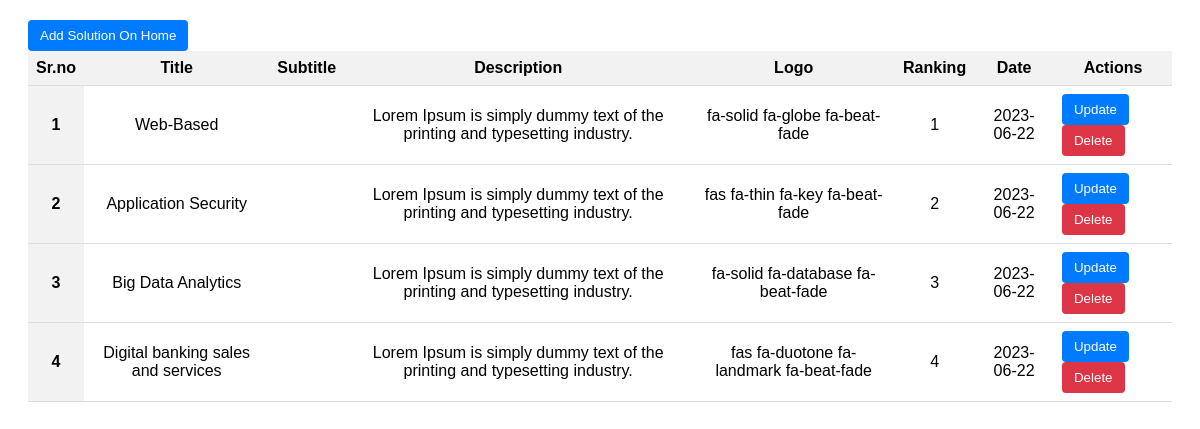
Page /admin_dashboard/solution_home_display.php on the committed database.
### tables this page shows
CREATE TABLE `solution_home` (
  `id` int(11) NOT NULL,
  `title` varchar(255) DEFAULT NULL,
  `subtitle` varchar(255) DEFAULT NULL,
  `description` text DEFAULT NULL,
  `logo` varchar(255) DEFAULT NULL,
  `ranking` int(11) DEFAULT NULL,
  `date` date DEFAULT NULL
);

### admin_dashboard/solution_home_display.php (the view, shortened to what this page needs)
<?php
include "connect.php";
?>
<!DOCTYPE html>
<html lang="en">
<head>
</head>
<body>
    <div class ="container">
    <button class="btn btn-primary my-5"><a href="solution_home.php" class="text-light">Add Solution On Home</a>
        </button>
<table class="table">
  <thead>
    <tr>
      <th scope="col">Sr.no</th>
      <th scope="col">Title</th>
      <th scope="col">Subtitle</th>
      <th scope="col">Description</th>
      <th scope="col">Logo</th>
      <th scope="col">Ranking</th>
      <th scope="col">Date</th>
      <th scope="col">Actions</th>
    </tr>
  </thead>
  <tbody>
<?php
$sql = "SELECT * FROM solution_home";
$result = mysqli_query($conn, $sql);
if ($result) {
    while ($row = mysqli_fetch_assoc($result)) {
        $id = $row['id'];
        $title = $row['title'];
        $subtitle = $row['subtitle'];
        $description= $row['description'];
        $logo = $row['logo'];
        $ranking = $row['ranking'];
        $date = $row['date'];
        echo '<tr>
            <th scope="row">'.$id.'</th>
            <td>'.$title.'</td>
            <td>'.$subtitle.'</td>
            <td>'.$description.'</td>
            <td>'.$logo.'</td>
            <td>'.$ranking.'</td>
            <td>'.$date.'</td>
            <td>
    <button class="btn btn-primary"><a href="solution_home_up.php?updateid='.$id.'" class="text-light">Update</a></button>
    <button class="btn btn-danger"><a href="solution_home_del.php?deleteid='.$id.'"class="text-light">Delete</a></button>
</td>
</tr>';
    }
}
?>
 </tbody>
</table>
</div>
</body>
</html>

### admin_dashboard/solution_home_display.php (style rules this page uses)
body { font-family: Arial, sans-serif; }
.container { margin: 20px; text-align: center; }
.btn { padding: 8px 12px; border: none; border-radius: 4px; cursor: pointer; text-decoration: none; color: white; float: left; }
.btn-primary { background-color: #007bff; }
.btn-danger { background-color: #dc3545; }
.table { width: 100%; border-collapse: collapse; margin-top: 20px; }
.table th, .table td { padding: 8px; border-bottom: 1px solid #ddd; }
.table th { background-color: #f2f2f2; font-weight: bold; }
.text-light { color: white; text-decoration: none; }

### rows in the picture
solution_home: id "1", title "Web-Based", description "Lorem Ipsum is simply dummy text of the printing and typesetting industry.", logo "fa-solid fa-globe fa-beat-fade", ranking "1", date "2023-06-22"
solution_home: id "2", title "Application Security", description "Lorem Ipsum is simply dummy text of the printing and typesetting industry.", logo "fas fa-thin fa-key fa-beat-fade", ranking "2", date "2023-06-22"
solution_home: id "3", title "Big Data Analytics", description "Lorem Ipsum is simply dummy text of the printing and typesetting industry.", logo "fa-solid fa-database fa-beat-fade", ranking "3", date "2023-06-22"
solution_home: id "4", title "Digital banking sales and services", description "Lorem Ipsum is simply dummy text of the printing and typesetting industry.", logo "fas fa-duotone fa-landmark fa-beat-fade", ranking "4", date "2023-06-22"
